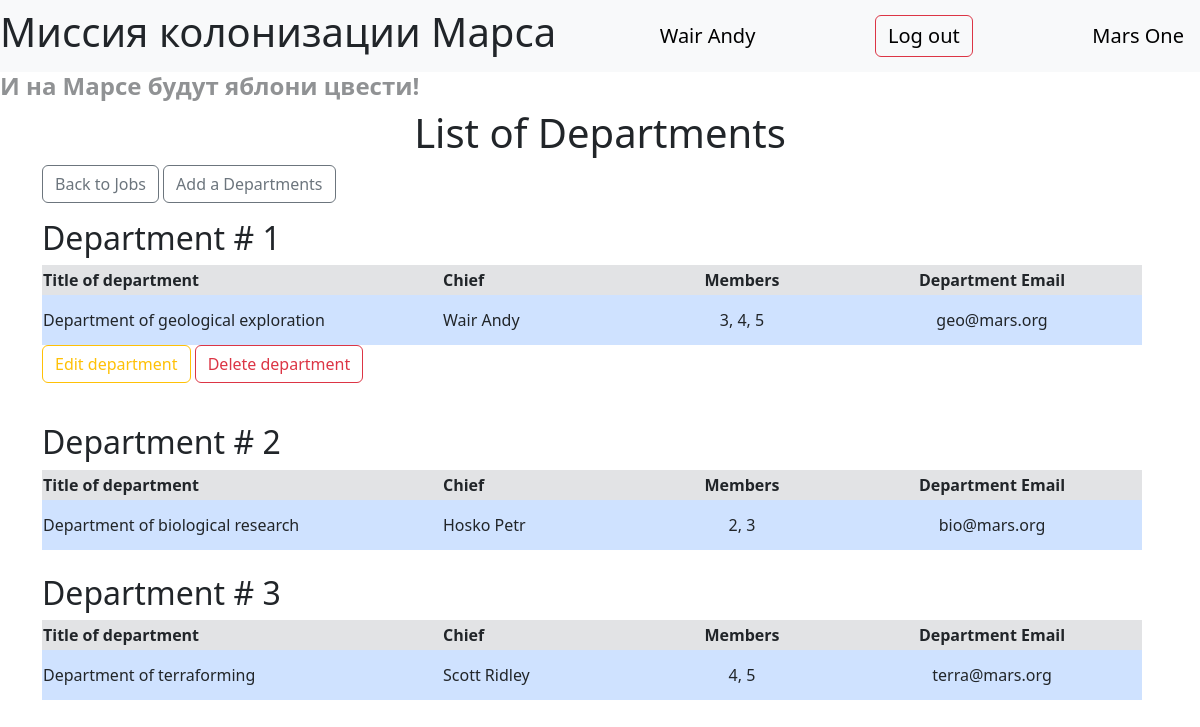
The page /departments (signed in) on the database its author committed.
### data/users.py (models this page shows, shortened)
class User(SqlAlchemyBase, UserMixin, SerializerMixin):
    __tablename__ = 'users'
    id = sqlalchemy.Column(sqlalchemy.Integer, primary_key=True, autoincrement=True)
    surname = sqlalchemy.Column(sqlalchemy.String, nullable=True)
    name = sqlalchemy.Column(sqlalchemy.String, nullable=True)
    age = sqlalchemy.Column(sqlalchemy.Integer, nullable=True)
    position = sqlalchemy.Column(sqlalchemy.String, nullable=True)
    speciality = sqlalchemy.Column(sqlalchemy.String, nullable=True)
    address = sqlalchemy.Column(sqlalchemy.String, nullable=True)
    city_from = sqlalchemy.Column(sqlalchemy.String, nullable=True)
    email = sqlalchemy.Column(sqlalchemy.String, index=True, unique=True, nullable=True)
    hashed_password = sqlalchemy.Column(sqlalchemy.String, nullable=True)
    modified_date = sqlalchemy.Column(sqlalchemy.DateTime, default=datetime.datetime.now)
    job = orm.relationship("Jobs", back_populates='user')
    department = orm.relationship('Department', back_populates='chief_user')

### data/departement.py (models this page shows)
class Department(SqlAlchemyBase, SerializerMixin):
    __tablename__ = 'department'
    id = sqlalchemy.Column(sqlalchemy.Integer, primary_key=True, autoincrement=True)
    title = sqlalchemy.Column(sqlalchemy.String, nullable=True)
    chief = sqlalchemy.Column(sqlalchemy.Integer, sqlalchemy.ForeignKey('users.id'))
    members = sqlalchemy.Column(sqlalchemy.String, nullable=True)
    email = sqlalchemy.Column(sqlalchemy.String, nullable=True)
    chief_user = orm.relationship('User')

### main.py (the view)
@app.route('/departments')
def departments():
    db_sess = db_session.create_session()
    departments = db_sess.query(Department).all()
    return render_template('departments.html', departments=departments)

### data/db_session.py (called while the page is built)
def create_session() -> Session:
    global __factory
    return __factory()

### main.py (called while the page is built)
@login_manager.user_loader
def load_user(user_id):
    db_sess = db_session.create_session()
    return db_sess.query(User).get(user_id)

### templates/departments.html
{% extends 'base.html' %}
{% block content %}
    <h1 class="align-middle"> List of Departments </h1>
    <p>
        <a class="btn btn-outline-secondary" href="/"> Back to Jobs </a>
        {% if current_user.is_authenticated %}
            <a class="btn btn-outline-secondary" href="/departments/adddepartment"> Add a Departments </a>
        {% endif %}
    </p>
    {% for item in departments %}
        <div class="department-block">
            <h2> Department # {{ item.id }}</h2>
            <table>
                <thead>
                    <tr class="bg-secondary-subtle" style="height:30px;">
                        <th style="width:400px;"> Title of department </th>
                        <th style="width:200px;"> Chief </th>
                        <th style="width:200px;" class="align-middle"> Members </th>
                        <th style="width:300px;" class="align-middle"> Department Email </th>
                    </tr>
                </thead>
                <tbody>
                    <tr style="height:50px;" class="bg-primary-subtle">
                        <td> {{ item.title }} </td>
                        <td> {{ item.chief_user.surname }} {{ item.chief_user.name }} </td>
                        <td class="align-middle"> {{ item.members }} </td>
                        <td class="align-middle"> {{ item.email }} </td>
                    </tr>
                </tbody>
            </table>
            {% if current_user.id == item.chief_user.id or current_user.id == 1 %}
                <p>
                    <a class="btn btn-outline-warning" href="/departments/editdepartment/{{ item.id }}"> Edit department </a>
                    <a class="btn btn-outline-danger" href="/departments/deletedepartment/{{ item.id }}"> Delete department </a>
                </p>
            {% endif %}
        </div> <br>
    {% endfor %}
{% endblock content %}

### templates/base.html (shortened to what this page needs)
<!DOCTYPE html>
<html lang="en">
    <head>
        <link href="https://cdn.jsdelivr.net/npm/bootstrap@5.3.3/dist/css/bootstrap.min.css"
              rel="stylesheet"
>
        <link rel="stylesheet"
              href="/static/css/style.css">
    </head>
    <body>
        <header>
            <nav class="navbar navbar-light bg-light">
                <h1>Миссия колонизации Марса</h1>
                {% if current_user.is_authenticated %}
                    <label> <a class="navbar-brand" href="/account"> {{current_user.surname }} {{ current_user.name }} </a> </label>
                    <label> <a class="navbar-brand btn btn-outline-danger" href="/logout"> Log out </a> </label>
                {% else %}
                    <label> <a class="navbar-brand btn btn-outline-success" href="/login"> Log in </a> </label>
                    <label> <a  class="navbar-brand btn btn-outline-primary" href="/register"> Register </a> </label>
                {% endif %}
                <label class="fw-light"> <a class="navbar-brand" href="/"> Mars One </a> </label>
            </nav>
            <h4 class="text-body-tertiary fw-bold">И на Марсе будут яблони цвести!</h4>
        </header>
        <main role="main" class="container">
            {% block content %}{% endblock %}
        </main>
    </body>
</html>

### static/css/style.css (style rules this page uses)
.align-middle { text-align: center; }

### rows shown on the page
User: surname "Wair", name "Andy"
Department: id "1", title "Department of geological exploration", chief_user.surname "Wair", chief_user.name "Andy", members "3, 4, 5", email "geo@mars.org"
Department: id "2", title "Department of biological research", chief_user.surname "Hosko", chief_user.name "Petr", members "2, 3", email "bio@mars.org"
Department: id "3", title "Department of terraforming", chief_user.surname "Scott", chief_user.name "Ridley", members "4, 5", email "terra@mars.org"
